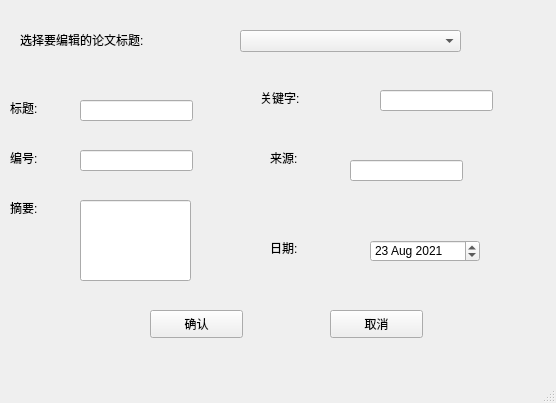
<?xml version="1.0" encoding="UTF-8"?>
<ui version="4.0">
 <class>editDocPage</class>
 <widget class="QMainWindow" name="editDocPage">
  <property name="geometry">
   <rect>
    <x>0</x>
    <y>0</y>
    <width>556</width>
    <height>403</height>
   </rect>
  </property>
  <property name="windowTitle">
   <string>MainWindow</string>
  </property>
  <widget class="QWidget" name="centralwidget">
   <widget class="QComboBox" name="docCombo">
    <property name="geometry">
     <rect>
      <x>240</x>
      <y>30</y>
      <width>221</width>
      <height>22</height>
     </rect>
    </property>
   </widget>
   <widget class="QLabel" name="label_2">
    <property name="geometry">
     <rect>
      <x>10</x>
      <y>100</y>
      <width>72</width>
      <height>15</height>
     </rect>
    </property>
    <property name="text">
     <string>标题:</string>
    </property>
   </widget>
   <widget class="QLineEdit" name="nameEdit">
    <property name="geometry">
     <rect>
      <x>80</x>
      <y>100</y>
      <width>113</width>
      <height>21</height>
     </rect>
    </property>
   </widget>
   <widget class="QLabel" name="label_3">
    <property name="geometry">
     <rect>
      <x>10</x>
      <y>150</y>
      <width>72</width>
      <height>15</height>
     </rect>
    </property>
    <property name="text">
     <string>编号:</string>
    </property>
   </widget>
   <widget class="QLineEdit" name="numberEdit">
    <property name="geometry">
     <rect>
      <x>80</x>
      <y>150</y>
      <width>113</width>
      <height>21</height>
     </rect>
    </property>
   </widget>
   <widget class="QLabel" name="label_4">
    <property name="geometry">
     <rect>
      <x>10</x>
      <y>200</y>
      <width>72</width>
      <height>15</height>
     </rect>
    </property>
    <property name="text">
     <string>摘要:</string>
    </property>
   </widget>
   <widget class="QLineEdit" name="summaryEdit">
    <property name="geometry">
     <rect>
      <x>80</x>
      <y>200</y>
      <width>111</width>
      <height>81</height>
     </rect>
    </property>
   </widget>
   <widget class="QLabel" name="label_5">
    <property name="geometry">
     <rect>
      <x>260</x>
      <y>90</y>
      <width>72</width>
      <height>15</height>
     </rect>
    </property>
    <property name="text">
     <string>关键字:</string>
    </property>
   </widget>
   <widget class="QLineEdit" name="keysEdit">
    <property name="geometry">
     <rect>
      <x>380</x>
      <y>90</y>
      <width>113</width>
      <height>21</height>
     </rect>
    </property>
   </widget>
   <widget class="QLabel" name="label_6">
    <property name="geometry">
     <rect>
      <x>270</x>
      <y>240</y>
      <width>72</width>
      <height>15</height>
     </rect>
    </property>
    <property name="text">
     <string>日期:</string>
    </property>
   </widget>
   <widget class="QDateEdit" name="dateEdit">
    <property name="geometry">
     <rect>
      <x>370</x>
      <y>240</y>
      <width>110</width>
      <height>22</height>
     </rect>
    </property>
    <property name="dateTime">
     <datetime>
      <hour>0</hour>
      <minute>0</minute>
      <second>0</second>
      <year>2021</year>
      <month>8</month>
      <day>23</day>
     </datetime>
    </property>
   </widget>
   <widget class="QLabel" name="label_7">
    <property name="geometry">
     <rect>
      <x>20</x>
      <y>30</y>
      <width>201</width>
      <height>20</height>
     </rect>
    </property>
    <property name="text">
     <string>选择要编辑的论文标题:</string>
    </property>
   </widget>
   <widget class="QLabel" name="label_8">
    <property name="geometry">
     <rect>
      <x>700</x>
      <y>500</y>
      <width>72</width>
      <height>15</height>
     </rect>
    </property>
    <property name="text">
     <string>来源:</string>
    </property>
   </widget>
   <widget class="QComboBox" name="comboBox">
    <property name="geometry">
     <rect>
      <x>810</x>
      <y>500</y>
      <width>87</width>
      <height>22</height>
     </rect>
    </property>
   </widget>
   <widget class="QLabel" name="sourceLabel">
    <property name="geometry">
     <rect>
      <x>700</x>
      <y>560</y>
      <width>72</width>
      <height>15</height>
     </rect>
    </property>
    <property name="text">
     <string>其他来源:</string>
    </property>
   </widget>
   <widget class="QLineEdit" name="sourceEdit">
    <property name="geometry">
     <rect>
      <x>800</x>
      <y>560</y>
      <width>113</width>
      <height>21</height>
     </rect>
    </property>
   </widget>
   <widget class="QPushButton" name="yesButton">
    <property name="geometry">
     <rect>
      <x>150</x>
      <y>310</y>
      <width>93</width>
      <height>28</height>
     </rect>
    </property>
    <property name="text">
     <string>确认</string>
    </property>
   </widget>
   <widget class="QPushButton" name="cancelButton">
    <property name="geometry">
     <rect>
      <x>330</x>
      <y>310</y>
      <width>93</width>
      <height>28</height>
     </rect>
    </property>
    <property name="text">
     <string>取消</string>
    </property>
   </widget>
   <widget class="QLabel" name="label">
    <property name="geometry">
     <rect>
      <x>270</x>
      <y>150</y>
      <width>72</width>
      <height>15</height>
     </rect>
    </property>
    <property name="text">
     <string>来源:</string>
    </property>
   </widget>
   <widget class="QLineEdit" name="sourceEdit_2">
    <property name="geometry">
     <rect>
      <x>350</x>
      <y>160</y>
      <width>113</width>
      <height>21</height>
     </rect>
    </property>
   </widget>
  </widget>
  <widget class="QMenuBar" name="menubar">
   <property name="geometry">
    <rect>
     <x>0</x>
     <y>0</y>
     <width>556</width>
     <height>26</height>
    </rect>
   </property>
  </widget>
  <widget class="QStatusBar" name="statusbar"/>
 </widget>
 <resources/>
 <connections>
  <connection>
   <sender>cancelButton</sender>
   <signal>clicked()</signal>
   <receiver>editDocPage</receiver>
   <slot>close()</slot>
   <hints>
    <hint type="sourcelabel">
     <x>376</x>
     <y>349</y>
    </hint>
    <hint type="destinationlabel">
     <x>303</x>
     <y>211</y>
    </hint>
   </hints>
  </connection>
 </connections>
</ui>
